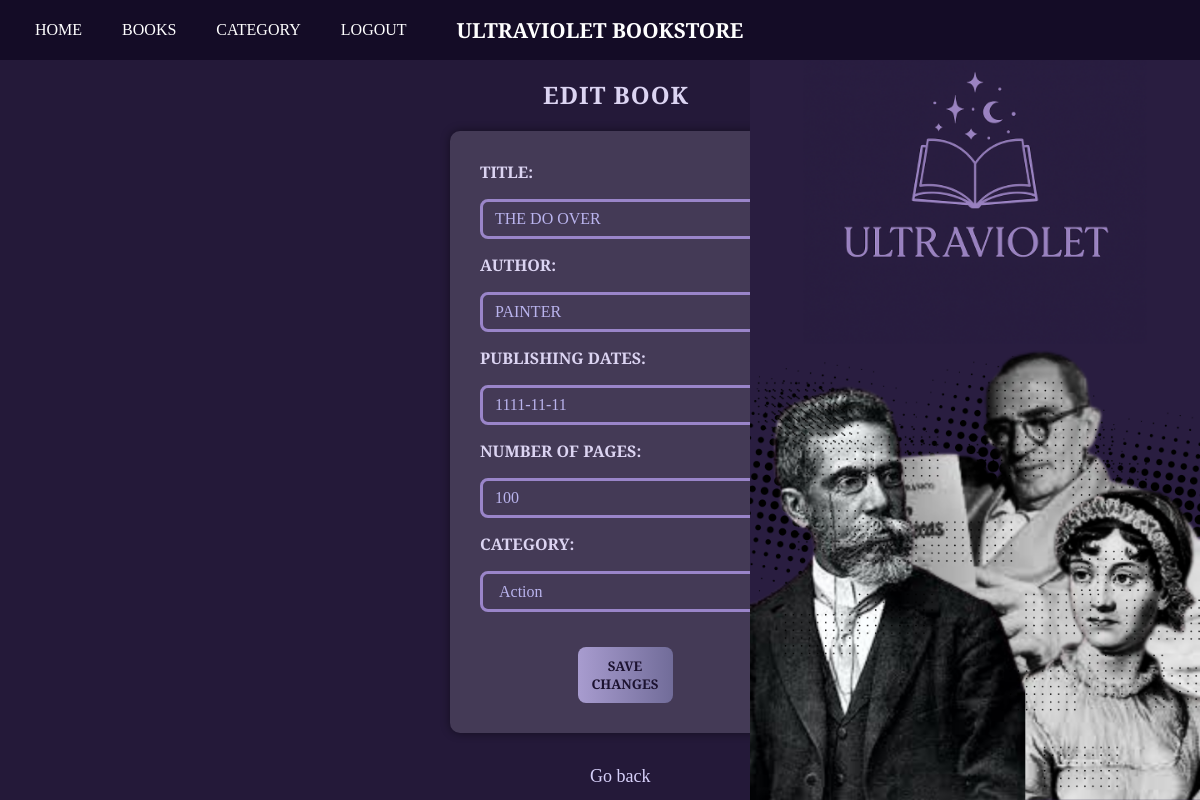
Screenshot of /crud1/updatebooks.php?id=10&id_category=11 with the database file from the repository.
### tables this page shows
CREATE TABLE `books` (
  `id_books` int(11) NOT NULL,
  `title_books` varchar(255) NOT NULL,
  `author_books` varchar(255) NOT NULL,
  `id_category` int(11) NOT NULL,
  `pages_books` int(11) NOT NULL,
  `date_books` date NOT NULL
);

CREATE TABLE `category` (
  `id_category` int(11) NOT NULL,
  `category_name` varchar(255) NOT NULL,
  `category_description` varchar(255) NOT NULL
);

### crud1/updatebooks.php (the view, shortened to what this page needs)
<?php
include '../conexao.php';
include '../includes/menu.php';
$id_books = $_GET['id'];
$stmt = $pdo->prepare(
    "SELECT
        books.id_books,
        books.title_books,
        books.author_books,
        books.date_books,
        books.pages_books,
        books.id_category,
        category.category_name
    FROM books
    INNER JOIN category ON books.id_category = category.id_category
    WHERE id_books = :id
");
$stmt->bindParam(':id', $id_books);
$stmt->execute();
$book = $stmt->fetch(PDO::FETCH_ASSOC);
$stmtCategories = $pdo->query("SELECT id_category, category_name FROM category");
$categories = $stmtCategories->fetchAll(PDO::FETCH_ASSOC);
?>
<!DOCTYPE html>
<html lang="en">
<head>
    <link rel="stylesheet" href="/trabalhofinal/assets/style.css" />
</head>
<body class="bodyedit">
<h2 class="editLabel">EDIT BOOK</h2>
<div class="signUpBox">
    <form method="post">
        <label class="labels"> TITLE:</label>
        <input class="inputBox" type="text" name="title" value="<?php echo htmlspecialchars($book['title_books']); ?>" required />
        <label class="labels"> AUTHOR:</label>
        <input class="inputBox" type="text" name="author" value="<?php echo htmlspecialchars($book['author_books']); ?>" required />
        <label class="labels"> PUBLISHING DATES:</label>
        <input class="inputBox" type="text" name="dates" value="<?php echo htmlspecialchars($book['date_books']); ?>" required />
        <label class="labels"> NUMBER OF PAGES:</label>
        <input class="inputBox" type="text" name="pages" value="<?php echo htmlspecialchars($book['pages_books']); ?>" required />
        <label class="labels"> CATEGORY:</label>
        <select class="inputBox" name="category" required>
            <?php foreach ($categories as $category): ?>
                <option  value="<?php echo $category['id_category']; ?>"
                    <?php if ($category['id_category'] == $book['id_category']) echo 'selected'; ?>>
                    <?php echo htmlspecialchars($category['category_name']); ?>
                </option>
            <?php endforeach; ?>
        </select>
<br>
        <div class="button-container">
            <button type="submit" class="buttonedit">SAVE CHANGES</button>
        </div>
    </form>
</div>
<br />
<a href="/trabalhofinal/crud1/listbooks.php" class="voltar">Go back</a>
<img src="/trabalhofinal/assets/images/loginBanner.png" class="loginBanner" />
</body>
</html>

### assets/style.css (style rules this page uses)
* { box-sizing: border-box; margin: 0; padding: 0; font-family: 'Playfair Display', serif; }
body { margin: 0; padding: 0; font-family: 'Playfair Display', serif; background-color: #291d46; color: #ffffff; }
.signUpBox { background-color: #443A56; padding: 30px; border-radius: 10px; box-shadow: 0 0 10px #00000070; width: 350px; }
.inputBox { margin-bottom: 15px; margin-top: 10px; text-align: left; width: 100%; padding: 8px 12px; border: 3px solid #9a85c9; border-radius: 8px; background-color: transparent; color: #bab4ee; font-size: medium; }
.buttonSign, .buttonedit, .buttonaddbook, .logoutButton, .buttonadd { margin-top: 10px; padding: 10px; background: linear-gradient(to right, #a89ccf, #716c99); border: none; border-radius: 8px; color: #1c1230; font-weight: bolder; cursor: pointer; font-family: 'Playfair Display', serif; text-align: center; }
.buttonedit { width: 95px; flex-direction: column; align-items: center; }
.signupText, .voltar, .undertext { margin-top: 15px; margin-bottom: 15px; color: #D7D0FA; font-size: large; background-color: transparent; border: none; text-decoration: none; align-items: center; flex-direction: column; }
.voltar { margin-left: 140px; }
.loginBanner { position: fixed; top: 0; right: 0; height: 100vh; width: auto; object-fit: cover; z-index: 10; pointer-events: none; }
.labels { display: flex; align-items: flex-start; font-weight: bold; color: #dcd4f2; }
.editLabel { color: #dcd4f2; margin-top: 80px; margin-bottom: 20px; margin-left: 93px; font-weight: bolder; letter-spacing: 1px; display: flex; justify-content: center; }
.button-container { display: flex; justify-content: center; margin-top: 10px; }
.bodyedit { background-color: #241939; height: 100vh; display: flex; box-shadow: 0 0 10px #00000070; flex-direction: column; justify-content: center; align-items: flex-start; padding-left: 450px; }
label { text-align: center; font-weight: bold; font-size: 1rem; margin-bottom: 6px; width: 100%; }
input, select { width: 100%; padding: 10px; font-family: 'Playfair Display', serif; font-size: 1rem; background-color: #2e1d55; color: #fff; border: 1px solid #5865f2; text-align: center; }
a { text-decoration: none; color: inherit; }

### rows the page displays
books: title "THE DO OVER", author "PAINTER", dates "1111-11-11", pages "100", category "Action"
